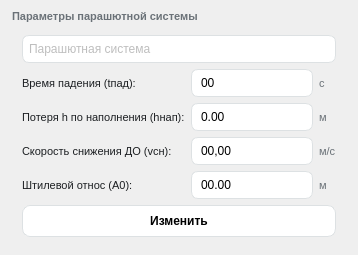
                  <widget class="QFrame" name="groupInitialParams">
                   <property name="styleSheet">
                    <string notr="true">QFrame#groupInitialParams { background-color: #FFFFFF; border: 1px solid #DDE1E3; border-radius: 10px; }</string>
                   </property>
                   <property name="frameShape">
                    <enum>QFrame::NoFrame</enum>
                   </property>
                   <layout class="QVBoxLayout" name="groupInitialParamsOuterLayout">
                    <property name="spacing">
                     <number>8</number>
                    </property>
                    <property name="leftMargin">
                     <number>12</number>
                    </property>
                    <property name="topMargin">
                     <number>10</number>
                    </property>
                    <property name="rightMargin">
                     <number>12</number>
                    </property>
                    <property name="bottomMargin">
                     <number>10</number>
                    </property>
                    <item>
                     <widget class="QLabel" name="groupInitialParamsTitle">
                      <property name="styleSheet">
                       <string notr="true">font-size: 8pt; text-transform: uppercase; color: #6B7278; font-weight: 700; border: none; background: transparent;</string>
                      </property>
                      <property name="text">
                       <string>Параметры парашютной системы</string>
                      </property>
                     </widget>
                    </item>
                    <item>
                     <layout class="QGridLayout" name="gridLayoutParams">
                      <property name="leftMargin">
                       <number>10</number>
                      </property>
                      <property name="topMargin">
                       <number>4</number>
                      </property>
                      <property name="rightMargin">
                       <number>10</number>
                      </property>
                      <property name="bottomMargin">
                       <number>8</number>
                      </property>
                      <property name="spacing">
                       <number>6</number>
                      </property>
                      <item row="0" column="0" colspan="3">
                       <widget class="QComboBox" name="comboBox">
                        <property name="enabled">
                         <bool>false</bool>
                        </property>
                        <property name="minimumSize">
                         <size>
                          <width>160</width>
                          <height>28</height>
                         </size>
                        </property>
                        <property name="styleSheet">
                         <string notr="true">
QComboBox { border:1px solid #DDE1E3; border-radius:7px; padding:0 6px; font-size:9pt; background:#fff; }
QComboBox::drop-down { border: none; width: 20px; border-top-right-radius: 7px; border-bottom-right-radius: 7px; }
QComboBox QAbstractItemView { border:1px solid #DDE1E3; border-radius:7px; background:#fff; outline:none; selection-background-color:#E8F5E9; selection-color:#0F6B4F; }
</string>
                        </property>
                        <item>
                         <property name="text">
                          <string>Парашютная система</string>
                         </property>
                        </item>
                       </widget>
                      </item>
                      <item row="1" column="0">
                       <widget class="QLabel" name="lblTimeVP">
                        <property name="styleSheet">
                         <string notr="true">font-size: 8.5pt; color: #1C1F22; background: transparent;</string>
                        </property>
                        <property name="text">
                         <string>Время падения (tпад):</string>
                        </property>
                       </widget>
                      </item>
                      <item row="1" column="1">
                       <widget class="QLineEdit" name="editTimeVP">
                        <property name="minimumSize">
                         <size>
                          <width>68</width>
                          <height>28</height>
                         </size>
                        </property>
                        <property name="styleSheet">
                         <string notr="true">border:1px solid #DDE1E3; border-radius:7px; padding:0 7px; font-size:9pt; background:#fff;</string>
                        </property>
                        <property name="text">
                         <string>00</string>
                        </property>
                       </widget>
                      </item>
                      <item row="1" column="2">
                       <widget class="QLabel" name="lblTimeVPUnit">
                        <property name="styleSheet">
                         <string notr="true">font-size: 8pt; color: #6B7278; background: transparent;</string>
                        </property>
                        <property name="text">
                         <string>с</string>
                        </property>
                       </widget>
                      </item>
                      <item row="2" column="0">
                       <widget class="QLabel" name="lblLossPV">
                        <property name="styleSheet">
                         <string notr="true">font-size: 8.5pt; color: #1C1F22; background: transparent;</string>
                        </property>
                        <property name="text">
                         <string>Потеря h по наполнения (hнап):</string>
                        </property>
                       </widget>
                      </item>
                      <item row="2" column="1">
                       <widget class="QLineEdit" name="editLossPV">
                        <property name="minimumSize">
                         <size>
                          <width>68</width>
                          <height>28</height>
                         </size>
                        </property>
                        <property name="styleSheet">
                         <string notr="true">border:1px solid #DDE1E3; border-radius:7px; padding:0 7px; font-size:9pt; background:#fff;</string>
                        </property>
                        <property name="text">
                         <string>0.00</string>
                        </property>
                       </widget>
                      </item>
                      <item row="2" column="2">
                       <widget class="QLabel" name="lblLossPVUnit">
                        <property name="styleSheet">
                         <string notr="true">font-size: 8pt; color: #6B7278; background: transparent;</string>
                        </property>
                        <property name="text">
                         <string>м</string>
                        </property>
                       </widget>
                      </item>
                      <item row="3" column="0">
                       <widget class="QLabel" name="lblSpeedDescent">
                        <property name="styleSheet">
                         <string notr="true">font-size: 8.5pt; color: #1C1F22; background: transparent;</string>
                        </property>
                        <property name="text">
                         <string>Скорость снижения ДО (vсн):</string>
                        </property>
                       </widget>
                      </item>
                      <item row="3" column="1">
                       <widget class="QLineEdit" name="editSpeedDescent">
                        <property name="minimumSize">
                         <size>
                          <width>68</width>
                          <height>28</height>
                         </size>
                        </property>
                        <property name="styleSheet">
                         <string notr="true">border:1px solid #DDE1E3; border-radius:7px; padding:0 7px; font-size:9pt; background:#fff;</string>
                        </property>
                        <property name="text">
                         <string>00,00</string>
                        </property>
                       </widget>
                      </item>
                      <item row="3" column="2">
                       <widget class="QLabel" name="lblSpeedDescentUnit">
                        <property name="styleSheet">
                         <string notr="true">font-size: 8pt; color: #6B7278; background: transparent;</string>
                        </property>
                        <property name="text">
                         <string>м/с</string>
                        </property>
                       </widget>
                      </item>
                      <item row="4" column="0">
                       <widget class="QLabel" name="lblStaffTime">
                        <property name="styleSheet">
                         <string notr="true">font-size: 8.5pt; color: #1C1F22; background: transparent;</string>
                        </property>
                        <property name="text">
                         <string>Штилевой относ (A0):</string>
                        </property>
                       </widget>
                      </item>
                      <item row="4" column="1">
                       <widget class="QLineEdit" name="editStaffTime">
                        <property name="minimumSize">
                         <size>
                          <width>68</width>
                          <height>28</height>
                         </size>
                        </property>
                        <property name="styleSheet">
                         <string notr="true">border:1px solid #DDE1E3; border-radius:7px; padding:0 7px; font-size:9pt; background:#fff;</string>
                        </property>
                        <property name="text">
                         <string>00.00</string>
                        </property>
                       </widget>
                      </item>
                      <item row="4" column="2">
                       <widget class="QLabel" name="lblStaffTimeUnit">
                        <property name="styleSheet">
                         <string notr="true">font-size: 8pt; color: #6B7278; background: transparent;</string>
                        </property>
                        <property name="text">
                         <string>м</string>
                        </property>
                       </widget>
                      </item>
                      <item row="5" column="0" colspan="3">
                       <widget class="QPushButton" name="btnLandingCalcEdit">
                        <property name="minimumSize">
                         <size>
                          <width>0</width>
                          <height>32</height>
                         </size>
                        </property>
                        <property name="styleSheet">
                         <string notr="true">border:1px solid #DDE1E3; border-radius:8px; background:#fff; font-size:9pt; font-weight:600; padding:0 12px;</string>
                        </property>
                        <property name="text">
                         <string>Изменить</string>
                        </property>
                       </widget>
                      </item>
                     </layout>
                    </item>
                   </layout>
                  </widget>
